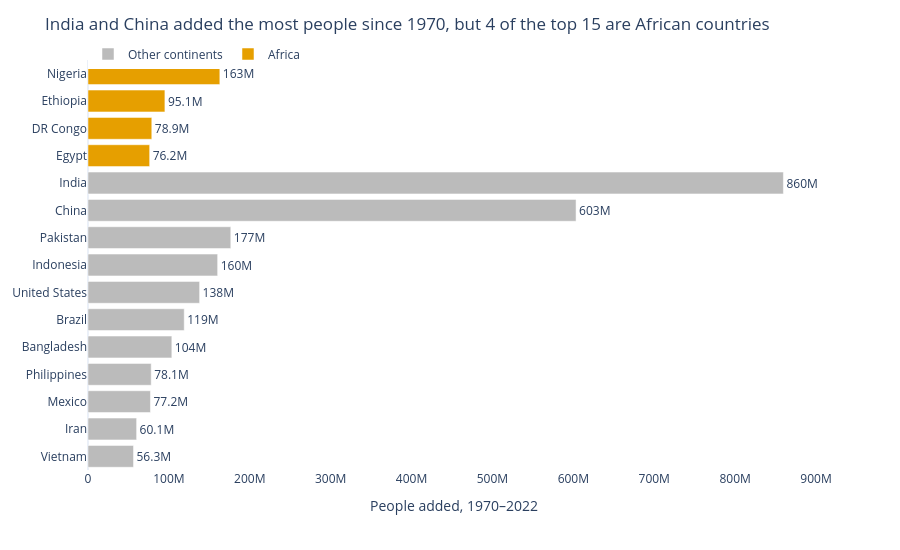

Here is the notebook cell this chart was saved with:
### Markdown cell above
**Chart choice & justification:** *Which chart did you choose, and why? Justify design choices.

*YOUR ANSWER HERE*  Ranking 15 countries with long names suits a sorted horizontal bar. Colour answers the “how many in Africa” part directly: Africa in orange, the rest grey. And the base line starts from zero justifies the bar length,

### Code cell
# Q2
# YOUR CODE HERE

d = df.assign(Added=df['2022 Population'] - df['1970 Population'])
top15 = d.nlargest(15, 'Added').sort_values('Added')
top15['Group'] = np.where(top15['Continent']=='Africa', 'Africa', 'Other continents')
n_af = (top15['Continent']=='Africa').sum()

fig = px.bar(top15, x='Added', y='Country', orientation='h', color='Group',
             color_discrete_map={'Africa': ACCENT, 'Other continents': GREY}, template='plotly_white')
fig.update_traces(texttemplate='%{x:.3s}', textposition='outside')
fig.update_layout(title=f'India and China added the most people since 1970, but {n_af} of the top 15 are African countries',
                  legend=dict(title=None, orientation='h', y=1.05, x=0), height=550)
fig.update_xaxes(title='People added, 1970–2022', showgrid=False)
fig.update_yaxes(title=None)
fig.show()

### Figure 1 — Plotly figure (JSON) as saved in the notebook; plotly's stock layout.template omitted (floating-point values rounded to 4 significant figures)
{"data": [{"hovertemplate": "Group=Other continents<br>Added=%{x}<br>Country=%{y}<extra></extra>", "legendgroup": "Other continents", "marker": {"color": "#BBBBBB", "pattern": {"shape": ""}}, "name": "Other continents", "orientation": "h", "showlegend": true, "textposition": "outside", "texttemplate": "%{x:.3s}", "type": "bar", "x": [56258007, 60100865, 77214819, 78123423, 103644512, 118943623, 137961517, 160272945, 176533990, 603352887, 859671872], "xaxis": "x", "y": ["Vietnam", "Iran", "Mexico", "Philippines", "Bangladesh", "Brazil", "United States", "Indonesia", "Pakistan", "China", "India"], "yaxis": "y"}, {"hovertemplate": "Group=Africa<br>Added=%{x}<br>Country=%{y}<extra></extra>", "legendgroup": "Africa", "marker": {"color": "#E69F00", "pattern": {"shape": ""}}, "name": "Africa", "orientation": "h", "showlegend": true, "textposition": "outside", "texttemplate": "%{x:.3s}", "type": "bar", "x": [76208117, 78858479, 95071678, 162971948], "xaxis": "x", "y": ["Egypt", "DR Congo", "Ethiopia", "Nigeria"], "yaxis": "y"}], "layout": {"barmode": "relative", "height": 550, "legend": {"orientation": "h", "title": {}, "tracegroupgap": 0, "x": 0, "y": 1.05}, "margin": {"t": 60}, "title": {"text": "India and China added the most people since 1970, but 4 of the top 15 are African countries"}, "xaxis": {"anchor": "y", "domain": [0, 1], "showgrid": false, "title": {"text": "People added, 1970–2022"}}, "yaxis": {"anchor": "x", "domain": [0, 1], "title": {}}}}
